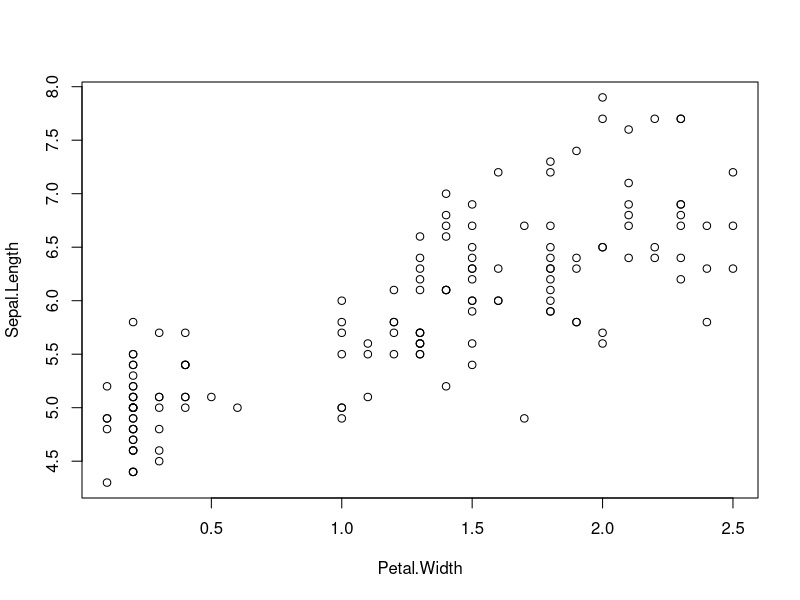
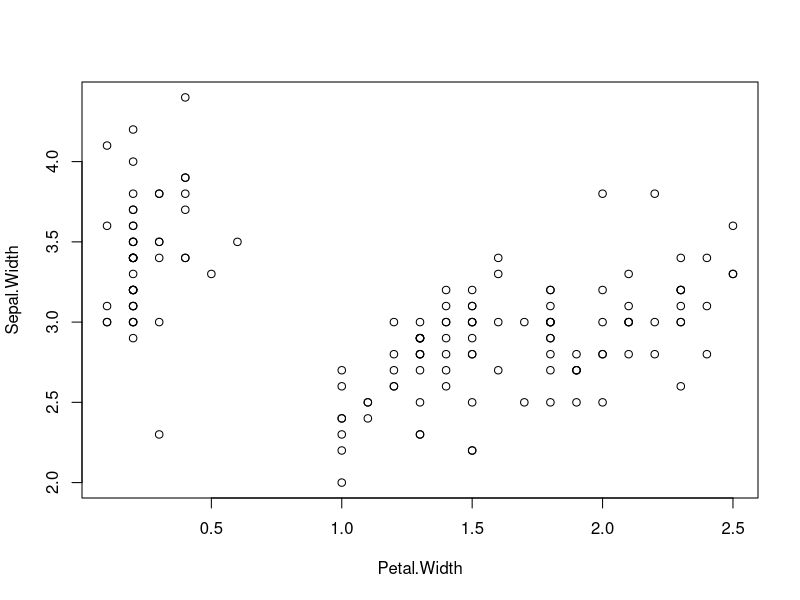

These figures' R source, in order: (Note: this script raises an error after producing the figures.)
# RStudio 1

data <- read.table(file = "cereal.csv", header = TRUE, sep = ",")
plot(Sepal.Length ~ Petal.Width, data = iris)

plot(Sepal.Width ~ Petal.Width, data = iris)

# iris dataset -- якісні змінні в останній колонці
summary(iris)
##   Sepal.Length    Sepal.Width     Petal.Length    Petal.Width          Species  
##  Min.   :4.300   Min.   :2.000   Min.   :1.000   Min.   :0.100   setosa    :50  
##  1st Qu.:5.100   1st Qu.:2.800   1st Qu.:1.600   1st Qu.:0.300   versicolor:50  
##  Median :5.800   Median :3.000   Median :4.350   Median :1.300   virginica :50  
##  Mean   :5.843   Mean   :3.057   Mean   :3.758   Mean   :1.199                  
##  3rd Qu.:6.400   3rd Qu.:3.300   3rd Qu.:5.100   3rd Qu.:1.800                  
##  Max.   :7.900   Max.   :4.400   Max.   :6.900   Max.   :2.500

# Короткий зміст лінійної моделі
mod1 <- lm(Sepal.Length ~ ., data = iris)
summary(mod1)
## 
## Call:
## lm(formula = Sepal.Length ~ ., data = iris)
## 
## Residuals:
##      Min       1Q   Median       3Q      Max 
## -0.79424 -0.21874  0.00899  0.20255  0.73103 
## 
## Coefficients:
##                   Estimate Std. Error t value Pr(>|t|)    
## (Intercept)        2.17127    0.27979   7.760 1.43e-12 ***
## Sepal.Width        0.49589    0.08607   5.761 4.87e-08 ***
## Petal.Length       0.82924    0.06853  12.101  < 2e-16 ***
## Petal.Width       -0.31516    0.15120  -2.084  0.03889 *  
## Speciesversicolor -0.72356    0.24017  -3.013  0.00306 ** 
## Speciesvirginica  -1.02350    0.33373  -3.067  0.00258 ** 
## ---
## Signif. codes:  0 '***' 0.001 '**' 0.01 '*' 0.05 '.' 0.1 ' ' 1
## 
## Residual standard error: 0.3068 on 144 degrees of freedom
## Multiple R-squared:  0.8673, Adjusted R-squared:  0.8627 
## F-statistic: 188.3 on 5 and 144 DF,  p-value: < 2.2e-16
# Speciesversicolor (D1): -0,72356. Середній приріст
# Sepal.Length коли вид має versicolor замість setosa (еталон)
# Speciesvirginica (D2): -1.02350. Середній приріст
# Sepal.Length коли вид є virginica замість setosa (еталон)
# Обидві фіктивні змінні є значущими

# Як встановити інший рівень як еталонний (versicolor)
iris$Species <- relevel(data$fat, ref = "versicolor")

# Ті самі оцінки, крім фіктивних коефіцієнтів
mod2 <- lm(Sepal.Length ~ ., data = iris)
summary(mod2)
## 
## Call:
## lm(formula = Sepal.Length ~ ., data = iris)
## 
## Residuals:
##      Min       1Q   Median       3Q      Max 
## -0.79424 -0.21874  0.00899  0.20255  0.73103 
## 
## Coefficients:
##                  Estimate Std. Error t value Pr(>|t|)    
## (Intercept)       1.44770    0.28149   5.143 8.68e-07 ***
## Sepal.Width       0.49589    0.08607   5.761 4.87e-08 ***
## Petal.Length      0.82924    0.06853  12.101  < 2e-16 ***
## Petal.Width      -0.31516    0.15120  -2.084  0.03889 *  
## Speciessetosa     0.72356    0.24017   3.013  0.00306 ** 
## Speciesvirginica -0.29994    0.11898  -2.521  0.01280 *  
## ---
## Signif. codes:  0 '***' 0.001 '**' 0.01 '*' 0.05 '.' 0.1 ' ' 1
## 
## Residual standard error: 0.3068 on 144 degrees of freedom
## Multiple R-squared:  0.8673, Adjusted R-squared:  0.8627 
## F-statistic: 188.3 on 5 and 144 DF,  p-value: < 2.2e-16
# Speciessetosa (D1) коефіцієнт: 0.72356. Середній приріст
# Sepal.Length коли вид - setosa замість versicolor (еталон)
# Speciesvirginica (D2) коефіцієнт: -0.29994. Середній приріст
# Sepal.Length коли вид - virginica замість versicolor (еталон)
# Обидві фіктивні змінні є значущими

# Коефіцієнти моделі
confint(mod2)
##                       2.5 %      97.5 %
## (Intercept)       0.8913266  2.00408209
## Sepal.Width       0.3257653  0.66601260
## Petal.Length      0.6937939  0.96469395
## Petal.Width      -0.6140049 -0.01630542
## Speciessetosa     0.2488500  1.19827390
## Speciesvirginica -0.5351144 -0.06475727
# Коефіцієнти Speciessetosa і Speciesvirginica 
# суттєві, позитивні та негативні відповідно

# Показати фіктивні змінні, використані для кодування якісної змінної
contrasts(iris$Species)
##            setosa virginica
## versicolor      0         0
## setosa          1         0
## virginica       0         1
iris$Species <- relevel(iris$Species, ref = "setosa")
contrasts(iris$Species)
##            versicolor virginica
## setosa              0         0
## versicolor          1         0
## virginica           0         1

data$STR <- as.numeric(data$fat >= 2)


modIris <- lm(data$rating ~ data$fat)
plot(rating ~ calories, data = data, col = as.integer(data$STR) +2)
abline(a = modIris$coefficients[1], b = modIris$coefficients[2], lwd = 2)

modIris_Species <- lm(Sepal.Width ~ Petal.Width + Species, data = iris)
abline(a = modIris_Species$coefficients[1], b = modIris_Species$coefficients[2], col = 2, lwd = 1)
abline(a = modIris_Species$coefficients[1] + modIris_Species$coefficients[3], b = modIris_Species$coefficients[2], col = 3, lwd = 1)
abline(a = modIris_Species$coefficients[1] + modIris_Species$coefficients[4], b = modIris_Species$coefficients[2], col = 4, lwd = 1)


#==================================================================

# RStudio 2

# Завантажте набір даних Бостона
data(Boston, package = "MASS")

# Структура даних
str(Boston)
## 'data.frame':    506 obs. of  14 variables:
##  $ crim   : num  0.00632 0.02731 0.02729 0.03237 0.06905 ...
##  $ zn     : num  18 0 0 0 0 0 12.5 12.5 12.5 12.5 ...
##  $ indus  : num  2.31 7.07 7.07 2.18 2.18 2.18 7.87 7.87 7.87 7.87 ...
##  $ chas   : int  0 0 0 0 0 0 0 0 0 0 ...
##  $ nox    : num  0.538 0.469 0.469 0.458 0.458 0.458 0.524 0.524 0.524 0.524 ...
##  $ rm     : num  6.58 6.42 7.18 7 7.15 ...
##  $ age    : num  65.2 78.9 61.1 45.8 54.2 58.7 66.6 96.1 100 85.9 ...
##  $ dis    : num  4.09 4.97 4.97 6.06 6.06 ...
##  $ rad    : int  1 2 2 3 3 3 5 5 5 5 ...
##  $ tax    : num  296 242 242 222 222 222 311 311 311 311 ...
##  $ ptratio: num  15.3 17.8 17.8 18.7 18.7 18.7 15.2 15.2 15.2 15.2 ...
##  $ black  : num  397 397 393 395 397 ...
##  $ lstat  : num  4.98 9.14 4.03 2.94 5.33 ...
##  $ medv   : num  24 21.6 34.7 33.4 36.2 28.7 22.9 27.1 16.5 18.9 ...
# chas є фіктивною змінною, що вимірює, якщо передмістя знаходиться близько до річки (1)
#  якщо ні (0). У цьому випадку він кодується не як коефіцієнт, а як 0 чи 1
# (це dummyfied)
Boston$chas
Boston$rad
# Короткий зміст лінійної моделі
mod <- lm(medv ~ chas + crim, data = Boston)
summary(mod)
## 
## Call:
## lm(formula = medv ~ chas + crim, data = Boston)
## 
## Residuals:
##     Min      1Q  Median      3Q     Max 
## -16.540  -5.421  -1.878   2.575  30.134 
## 
## Coefficients:
##             Estimate Std. Error t value Pr(>|t|)    
## (Intercept) 23.61403    0.41862  56.409  < 2e-16 ***
## chas         5.57772    1.46926   3.796 0.000165 ***
## crim        -0.40598    0.04339  -9.358  < 2e-16 ***
## ---
## Signif. codes:  0 '***' 0.001 '**' 0.01 '*' 0.05 '.' 0.1 ' ' 1
## 
## Residual standard error: 8.373 on 503 degrees of freedom
## Multiple R-squared:  0.1744, Adjusted R-squared:  0.1712 
## F-statistic: 53.14 on 2 and 503 DF,  p-value: < 2.2e-16
# Коефіцієнт, пов'язаний з chas є 5.57772. Це означає, що якщо передмістя 
# знаходиться недалеко від річки, середнє значення medv зростає в 5,57772 одиниць 
# для того самого будинку та сусідніх умов. (присутність річки додає цінну 
# інформацію для пояснення medv)

modHouse <- lm(medv ~ ., data = Boston)
modBIC <- MASS::stepAIC(modHouse, k = log(nrow(Boston)))

# Короткий зміст найкращої моделі з точки зору BIC
summary(modBIC)
## 
## Call:
## lm(formula = medv ~ crim + zn + chas + nox + rm + dis + rad + 
##     tax + ptratio + black + lstat, data = Boston)
## 
## Residuals:
##      Min       1Q   Median       3Q      Max 
## -15.5984  -2.7386  -0.5046   1.7273  26.2373 
## 
## Coefficients:
##               Estimate Std. Error t value Pr(>|t|)    
## (Intercept)  36.341145   5.067492   7.171 2.73e-12 ***
## crim         -0.108413   0.032779  -3.307 0.001010 ** 
## zn            0.045845   0.013523   3.390 0.000754 ***
## chas          2.718716   0.854240   3.183 0.001551 ** 
## nox         -17.376023   3.535243  -4.915 1.21e-06 ***
## rm            3.801579   0.406316   9.356  < 2e-16 ***
## dis          -1.492711   0.185731  -8.037 6.84e-15 ***
## rad           0.299608   0.063402   4.726 3.00e-06 ***
## tax          -0.011778   0.003372  -3.493 0.000521 ***
## ptratio      -0.946525   0.129066  -7.334 9.24e-13 ***
## black         0.009291   0.002674   3.475 0.000557 ***
## lstat        -0.522553   0.047424 -11.019  < 2e-16 ***
## ---
## Signif. codes:  0 '***' 0.001 '**' 0.01 '*' 0.05 '.' 0.1 ' ' 1
## 
## Residual standard error: 4.736 on 494 degrees of freedom
## Multiple R-squared:  0.7406, Adjusted R-squared:  0.7348 
## F-statistic: 128.2 on 11 and 494 DF,  p-value: < 2.2e-16
# Коефіцієнт, пов'язаний з chas є 2.71871. Якщо передмістя знаходиться недалеко 
# від річки, середнє значення medv зростає на 2,71871 одиниць часу, 
#також є значним за наявності більшої кількості предикторів.

Boston$STR <- as.numeric(Boston$nox >= mean(Boston$nox))

mod_0 <- lm(medv ~ nox, data = Boston)
plot(medv ~ nox, data = Boston, col = as.integer(STR) + 1)

mod_10 <- lm(medv ~ lstat, data = Boston)
plot(medv ~ lstat, data = Boston, col = as.integer(STR) + 1)

mod_1 <- lm(medv ~ lstat + STR, data = Boston)
summary(mod_1)

mod_10 <- lm(medv ~ lstat, data = Boston)
plot(medv ~ lstat, data = Boston, col = as.integer(STR) + 1)
abline(a = mod_10$coefficients[1], b = mod_10$coefficients[2], lwd = 1)

mod_11 <- lm(medv ~ lstat + STR, data = Boston)
abline(a = mod_11$coefficients[1], b = mod_11$coefficients[2], col = 5, lwd = 1)
abline(a = mod_11$coefficients[1] + mod_11$coefficients[3], b = mod_11$coefficients[2], col = 2, lwd = 1)
as.factor()

car::scatterplotMatrix(~ crim + dis + medv + nox + rm, regLine = list(col = 2),
                       col = 1, smooth = list(col.smooth = 4, col.spread = 4),
                       data = Boston)

mod_11 <- lm(medv ~ crim, data = Boston)
plot(medv ~ crim, data = Boston )
abline(a = mod_11$coefficients[1], b = mod_11$coefficients[2], lwd = 1)
summary(mod_11)

mod_12 <- lm(medv ~ I(exp(-crim)), data = Boston)
plot(medv ~ I(exp(-crim)), data = Boston )
abline(a = mod_12$coefficients[1], b = mod_12$coefficients[2], lwd = 1)
summary(mod_12)

plot(medv ~ dis, data = Boston )

mod_13 <- lm(medv ~ I(log(dis)), data = Boston)
plot(medv ~ I(log(dis)), data = Boston )
abline(a = mod_13$coefficients[1], b = mod_13$coefficients[2], lwd = 1)
summary(mod_13)

mod_14 <- lm(medv ~ dis, data = Boston)
plot(medv ~ dis, data = Boston )
abline(a = mod_11$coefficients[1], b = mod_11$coefficients[2], lwd = 1)
summary(mod_14)
#============================================================

# RStudio 3

# Дані
x <- c(-2, -1.9, -1.7, -1.6, -1.4, -1.3, -1.1, -1, -0.9, -0.7, -0.6,
       -0.4, -0.3, -0.1, 0, 0.1, 0.3, 0.4, 0.6, 0.7, 0.9, 1, 1.1, 1.3,
       1.4, 1.6, 1.7, 1.9, 2, 2.1, 2.3, 2.4, 2.6, 2.7, 2.9, 3, 3.1,
       3.3, 3.4, 3.6, 3.7, 3.9, 4, 4.1, 4.3, 4.4, 4.6, 4.7, 4.9, 5)
y <- c(1.4, 0.4, 2.4, 1.7, 2.4, 0, 0.3, -1, 1.3, 0.2, -0.7, 1.2, -0.1,
       -1.2, -0.1, 1, -1.1, -0.9, 0.1, 0.8, 0, 1.7, 0.3, 0.8, 1.2, 1.1,
       2.5, 1.5, 2, 3.8, 2.4, 2.9, 2.7, 4.2, 5.8, 4.7, 5.3, 4.9, 5.1,
       6.3, 8.6, 8.1, 7.1, 7.9, 8.4, 9.2, 12, 10.5, 8.7, 13.5)

# База даних (матриця з назвами стовпця)
nonLinear <- data.frame(x = x, y = y)

# Ми створюємо нову колонку всередині нелінійної бази, називається X2, 
# що містить нову змінну x ^ 2
nonLinear$x2 <- nonLinear$x^2
# Якщо бажаєте видалити їх
# nonLinear$x2 <- NULL

plot(y ~ x2, data = nonLinear)

# Регресії
mod1 <- lm(y ~ x, data = nonLinear)
plot(y ~ x, data = nonLinear)
abline(mod1)

mod2 <- lm(y ~ x2, data = nonLinear)
plot(y ~ x2, data = nonLinear)
abline(mod2)

summary(mod1)
## 
## Call:
## lm(formula = y ~ x, data = nonLinear)
## 
## Residuals:
##     Min      1Q  Median      3Q     Max 
## -2.5268 -1.7513 -0.4017  0.9750  5.0265 
## 
## Coefficients:
##             Estimate Std. Error t value Pr(>|t|)    
## (Intercept)   0.9771     0.3506   2.787   0.0076 ** 
## x             1.4993     0.1374  10.911 1.35e-14 ***
## ---
## Signif. codes:  0 '***' 0.001 '**' 0.01 '*' 0.05 '.' 0.1 ' ' 1
## 
## Residual standard error: 2.005 on 48 degrees of freedom
## Multiple R-squared:  0.7126, Adjusted R-squared:  0.7067 
## F-statistic:   119 on 1 and 48 DF,  p-value: 1.353e-14
summary(mod2)
## 
## Call:
## lm(formula = y ~ x2, data = nonLinear)
## 
## Residuals:
##     Min      1Q  Median      3Q     Max 
## -3.0418 -0.5523 -0.1465  0.6286  1.8797 
## 
## Coefficients:
##             Estimate Std. Error t value Pr(>|t|)    
## (Intercept)  0.05891    0.18462   0.319    0.751    
## x2           0.48659    0.01891  25.725   <2e-16 ***
## ---
## Signif. codes:  0 '***' 0.001 '**' 0.01 '*' 0.05 '.' 0.1 ' ' 1
## 
## Residual standard error: 0.9728 on 48 degrees of freedom
## Multiple R-squared:  0.9324, Adjusted R-squared:  0.931 
## F-statistic: 661.8 on 1 and 48 DF,  p-value: < 2.2e-16
# mod2 має більший R^2. Також зверніть увагу, що вільний коефіцієнт не є істотним

# Еквіварентна операція і одинаковий результат
summary(lm(y ~ I(x^2), data = nonLinear))
plot(y ~ x^2, data = nonLinear)

# Якщо потрібно зробити складніші перетворення, наприклад для 3)
summary(lm(y ~ I((x - 1)^3 - log(x + 5 )), data = nonLinear))
plot(y ~ I((x + 1)^3 - log(x + 5 )), data = nonLinear)

#===============================================================

# Створення матриці за допомогою фукції poly

x1 <- seq(-1, 1, l = 4)
poly(x = x1, degree = 2, raw = TRUE) # (X, X^2)
##               1         2
## [1,] -1.0000000 1.0000000
## [2,] -0.3333333 0.1111111
## [3,]  0.3333333 0.1111111
## [4,]  1.0000000 1.0000000
## attr(,"degree")
## [1] 1 2
## attr(,"class")
## [1] "poly"   "matrix"
poly(x = x1, degree = 2) # За замовчуванням він використовує ортогональні поліноми
##               1    2
## [1,] -0.6708204  0.5
## [2,] -0.2236068 -0.5
## [3,]  0.2236068 -0.5
## [4,]  0.6708204  0.5
## attr(,"coefs")
## attr(,"coefs")$alpha
## [1] -5.551115e-17 -4.649059e-17
## 
## attr(,"coefs")$norm2
## [1] 1.0000000 4.0000000 2.2222222 0.7901235
## 
## attr(,"degree")
## [1] 1 2
## attr(,"class")
## [1] "poly"   "matrix"

# Зображення чистих поліномів
x <- seq(-1, 1, l = 200)
degree <- 5
matplot(x, poly(x, degree = degree, raw = TRUE), type = "l", lty = 1,
        ylab = expression(x^k))
legend("bottomright", legend = paste("k =", 1:degree), col = 1:degree, lwd = 2)

# Зображення ортогональних поліномів
matplot(x, poly(x, degree = degree), type = "l", lty = 1,
        ylab = expression(p[k](x)))
legend("bottomright", legend = paste("k =", 1:degree), col = 1:degree, lwd = 2)

#=======================================================================

# RStudio 4
# Дані, що містять швидкість (миль/год) та зупиночний шлях (фути) автомобілів з 1920 року
data(cars)
plot(cars, xlab = "Speed (mph)", ylab = "Stopping distance (ft)")

# Відпавідна лінійна модель дистрибутивній швидкості
mod1 <- lm(dist ~ speed, data = cars)
abline(coef = mod1$coefficients, col = 2)

# Квадратичний
mod2 <- lm(dist ~ poly(speed, degree = 2), data = cars)
# Пристосованість - це не лінія, ми повинні шукати альтернативний підхід
d <- seq(0, 25, length.out = 200)
lines(d, predict(mod2, new = data.frame(speed = d)), col = 3)

# Кубічний
mod3 <- lm(dist ~ poly(speed, degree = 3), data = cars)
lines(d, predict(mod3, new = data.frame(speed = d)), col = 4)

# 10-й -- перенавчення
mod10 <- lm(dist ~ poly(speed, degree = 10), data = cars)
lines(d, predict(mod10, new = data.frame(speed = d)), col = 5)

#-------------------------------------------------------------

# BICs -- лінійна модель краща!
BIC(mod1, mod2, mod3, mod10)
##       df      BIC
## mod1   3 424.8929
## mod2   4 426.4202
## mod3   5 429.4451
## mod10 12 450.3523

# poly обчислює за замовчуванням ортогональні многочлени. Це не 
# X^1, X^2, ..., X^p але їх комбінації такі, що поліноми ортогональні.
# 'Raw' поліноми можливі з raw = TRUE. Вони дають тіж результати, але оцінки 
# коефіцієнта різні.
mod2Raw <- lm(dist ~ poly(speed, degree = 2, raw = TRUE), data = cars)
plot(cars, xlab = "Speed (mph)", ylab = "Stopping distance (ft)")
lines(d, predict(mod2, new = data.frame(speed = d)), col = 1)
lines(d, predict(mod2Raw, new = data.frame(speed = d)), col = 2)

#-----------------------------------------------------------------------

# Однак: різні оцінки коефіцієнтів, але однакові R ^ 2. Як це можливо?
summary(mod2)
## 
## Call:
## lm(formula = dist ~ poly(speed, degree = 2), data = cars)
## 
## Residuals:
##     Min      1Q  Median      3Q     Max 
## -28.720  -9.184  -3.188   4.628  45.152 
## 
## Coefficients:
##                          Estimate Std. Error t value Pr(>|t|)    
## (Intercept)                42.980      2.146  20.026  < 2e-16 ***
## poly(speed, degree = 2)1  145.552     15.176   9.591 1.21e-12 ***
## poly(speed, degree = 2)2   22.996     15.176   1.515    0.136    
## ---
## Signif. codes:  0 '***' 0.001 '**' 0.01 '*' 0.05 '.' 0.1 ' ' 1
## 
## Residual standard error: 15.18 on 47 degrees of freedom
## Multiple R-squared:  0.6673, Adjusted R-squared:  0.6532 
## F-statistic: 47.14 on 2 and 47 DF,  p-value: 5.852e-12
summary(mod2Raw)
## 
## Call:
## lm(formula = dist ~ poly(speed, degree = 2, raw = TRUE), data = cars)
## 
## Residuals:
##     Min      1Q  Median      3Q     Max 
## -28.720  -9.184  -3.188   4.628  45.152 
## 
## Coefficients:
##                                      Estimate Std. Error t value Pr(>|t|)
## (Intercept)                           2.47014   14.81716   0.167    0.868
## poly(speed, degree = 2, raw = TRUE)1  0.91329    2.03422   0.449    0.656
## poly(speed, degree = 2, raw = TRUE)2  0.09996    0.06597   1.515    0.136
## 
## Residual standard error: 15.18 on 47 degrees of freedom
## Multiple R-squared:  0.6673, Adjusted R-squared:  0.6532 
## F-statistic: 47.14 on 2 and 47 DF,  p-value: 5.852e-12

# Оскільки змінні в mod2Raw тісно пов’язані між собою, 
# а змінні в mod2 не пов’язані!
car::scatterplotMatrix(mod2$model[, -1], col = 1, regLine = list(col = 2),
                       smooth = list(col.smooth = 4, col.spread = 4))
car::scatterplotMatrix(mod2Raw$model[, -1],col = 1, regLine = list(col = 2),
                       smooth = list(col.smooth = 4, col.spread = 4))
cor(mod2$model[, -1])
##              1            2
## 1 1.000000e+00 4.686464e-17
## 2 4.686464e-17 1.000000e+00
cor(mod2Raw$model[, -1])
##           1         2
## 1 1.0000000 0.9794765
## 2 0.9794765 1.0000000

#========================================================================

# RStudio 5

data(Boston, package = "MASS")
# Взаємодія між lstat та age
summary(lm(medv ~ lstat + lstat:age, data = Boston))
## 
## Call:
## lm(formula = medv ~ lstat + lstat:age, data = Boston)
## 
## Residuals:
##     Min      1Q  Median      3Q     Max 
## -15.815  -4.039  -1.335   2.086  27.491 
## 
## Coefficients:
##              Estimate Std. Error t value Pr(>|t|)    
## (Intercept) 36.041514   0.691334  52.133  < 2e-16 ***
## lstat       -1.388161   0.126911 -10.938  < 2e-16 ***
## lstat:age    0.004103   0.001133   3.621 0.000324 ***
## ---
## Signif. codes:  0 '***' 0.001 '**' 0.01 '*' 0.05 '.' 0.1 ' ' 1
## 
## Residual standard error: 6.142 on 503 degrees of freedom
## Multiple R-squared:  0.5557, Adjusted R-squared:  0.554 
## F-statistic: 314.6 on 2 and 503 DF,  p-value: < 2.2e-16

# Для одиниці приросту у age ефект lstat у відповіді позитивно збільшується 
# на 0,004103 одиниці, зміщуючись від -1,388161 до -1,384058


# Таким чином, із збільшенням віку lstat впливає менш негативно на medv. 
# Зверніть увагу, що однакова інтерпретація НЕ виконується, якщо ми змінюємо ролі 
# age та lstat, оскільки age не є єдиним предиктором!

# Взаємодія першого порядку
summary(lm(medv ~ lstat * age, data = Boston))
## 
## Call:
## lm(formula = medv ~ lstat * age, data = Boston)
## 
## Residuals:
##     Min      1Q  Median      3Q     Max 
## -15.806  -4.045  -1.333   2.085  27.552 
## 
## Coefficients:
##               Estimate Std. Error t value Pr(>|t|)    
## (Intercept) 36.0885359  1.4698355  24.553  < 2e-16 ***
## lstat       -1.3921168  0.1674555  -8.313 8.78e-16 ***
## age         -0.0007209  0.0198792  -0.036   0.9711    
## lstat:age    0.0041560  0.0018518   2.244   0.0252 *  
## ---
## Signif. codes:  0 '***' 0.001 '**' 0.01 '*' 0.05 '.' 0.1 ' ' 1
## 
## Residual standard error: 6.149 on 502 degrees of freedom
## Multiple R-squared:  0.5557, Adjusted R-squared:  0.5531 
## F-statistic: 209.3 on 3 and 502 DF,  p-value: < 2.2e-16

# Взаємодія другого порядку
summary(lm(medv ~ lstat * age * indus, data = Boston))

## 
## Call:
## lm(formula = medv ~ lstat * age * indus, data = Boston)
## 
## Residuals:
##      Min       1Q   Median       3Q      Max 
## -15.1549  -3.6437  -0.8427   2.1991  24.8751 
## 
## Coefficients:
##                  Estimate Std. Error t value Pr(>|t|)    
## (Intercept)     46.103752   2.891173  15.946  < 2e-16 ***
## lstat           -2.641475   0.372223  -7.096 4.43e-12 ***
## age             -0.042300   0.041668  -1.015  0.31051    
## indus           -1.849829   0.380252  -4.865 1.54e-06 ***
## lstat:age        0.014249   0.004437   3.211  0.00141 ** 
## lstat:indus      0.177418   0.037647   4.713 3.18e-06 ***
## age:indus        0.014332   0.004386   3.268  0.00116 ** 
## lstat:age:indus -0.001621   0.000408  -3.973 8.14e-05 ***
## ---
## Signif. codes:  0 '***' 0.001 '**' 0.01 '*' 0.05 '.' 0.1 ' ' 1
## 
## Residual standard error: 5.929 on 498 degrees of freedom
## Multiple R-squared:  0.5901, Adjusted R-squared:  0.5844 
## F-statistic: 102.4 on 7 and 498 DF,  p-value: < 2.2e-16

#---------------------------------------------------------

#RStudio 6

# Включіть взаємодії першого порядку в пошук найкращої моделі з точки зору BIC, 
# а не лише окремих предикторів
modHouse <- lm(medv ~ ., data = Boston)
modBIC <- MASS::stepAIC(modHouse, k = log(nrow(Boston)), trace = 0)

modIntBIC <- MASS::stepAIC(object = lm(medv ~ ., data = Boston),
                           scope = medv ~ .^2, k = log(nobs(modBIC)), trace = 0)
summary(modIntBIC)
## 
## Call:
## lm(formula = medv ~ crim + indus + chas + nox + rm + age + dis + 
##     rad + tax + ptratio + black + lstat + rm:lstat + rad:lstat + 
##     rm:rad + dis:rad + black:lstat + dis:ptratio + crim:chas + 
##     chas:nox + chas:rm + chas:ptratio + rm:ptratio + age:black + 
##     indus:dis + indus:lstat + crim:rm + crim:lstat, data = Boston)
## 
## Residuals:
##     Min      1Q  Median      3Q     Max 
## -8.5845 -1.6797 -0.3157  1.5433 19.4311 
## 
## Coefficients:
##                Estimate Std. Error t value Pr(>|t|)    
## (Intercept)  -9.673e+01  1.350e+01  -7.167 2.93e-12 ***
## crim         -1.454e+00  3.147e-01  -4.620 4.95e-06 ***
## indus         7.647e-01  1.237e-01   6.182 1.36e-09 ***
## chas          6.341e+01  1.115e+01   5.687 2.26e-08 ***
## nox          -1.691e+01  3.020e+00  -5.598 3.67e-08 ***
## rm            1.946e+01  1.730e+00  11.250  < 2e-16 ***
## age           2.233e-01  5.898e-02   3.786 0.000172 ***
## dis          -2.462e+00  6.776e-01  -3.634 0.000309 ***
## rad           3.461e+00  3.109e-01  11.132  < 2e-16 ***
## tax          -1.401e-02  2.536e-03  -5.522 5.52e-08 ***
## ptratio       1.207e+00  7.085e-01   1.704 0.089111 .  
## black         7.946e-02  1.262e-02   6.298 6.87e-10 ***
## lstat         2.939e+00  2.707e-01  10.857  < 2e-16 ***
## rm:lstat     -3.793e-01  3.592e-02 -10.559  < 2e-16 ***
## rad:lstat    -4.804e-02  4.465e-03 -10.760  < 2e-16 ***
## rm:rad       -3.490e-01  4.370e-02  -7.986 1.05e-14 ***
## dis:rad      -9.236e-02  2.603e-02  -3.548 0.000427 ***
## black:lstat  -8.337e-04  3.355e-04  -2.485 0.013292 *  
## dis:ptratio   1.371e-01  3.719e-02   3.686 0.000254 ***
## crim:chas     2.544e+00  3.813e-01   6.672 7.01e-11 ***
## chas:nox     -3.706e+01  6.202e+00  -5.976 4.48e-09 ***
## chas:rm      -3.774e+00  7.402e-01  -5.099 4.94e-07 ***
## chas:ptratio -1.185e+00  3.701e-01  -3.203 0.001451 ** 
## rm:ptratio   -3.792e-01  1.067e-01  -3.555 0.000415 ***
## age:black    -7.107e-04  1.552e-04  -4.578 5.99e-06 ***
## indus:dis    -1.316e-01  2.533e-02  -5.197 3.00e-07 ***
## indus:lstat  -2.580e-02  5.204e-03  -4.959 9.88e-07 ***
## crim:rm       1.605e-01  4.001e-02   4.011 7.00e-05 ***
## crim:lstat    1.511e-02  4.954e-03   3.051 0.002408 ** 
## ---
## Signif. codes:  0 '***' 0.001 '**' 0.01 '*' 0.05 '.' 0.1 ' ' 1
## 
## Residual standard error: 3.045 on 477 degrees of freedom
## Multiple R-squared:  0.8964, Adjusted R-squared:  0.8904 
## F-statistic: 147.5 on 28 and 477 DF,  p-value: < 2.2e-16

# Видалення ввиразів у modIntBIC не покращує

MASS::dropterm(modIntBIC, k = log(nobs(modIntBIC)), sorted = TRUE)
## Single term deletions
## 
## Model:
## medv ~ crim + indus + chas + nox + rm + age + dis + rad + tax + 
##     ptratio + black + lstat + rm:lstat + rad:lstat + rm:rad + 
##     dis:rad + black:lstat + dis:ptratio + crim:chas + chas:nox + 
##     chas:rm + chas:ptratio + rm:ptratio + age:black + indus:dis + 
##     indus:lstat + crim:rm + crim:lstat
##              Df Sum of Sq    RSS    AIC
## <none>                    4423.7 1277.7
## black:lstat   1     57.28 4481.0 1278.0
## crim:lstat    1     86.33 4510.1 1281.2
## chas:ptratio  1     95.15 4518.9 1282.2
## dis:rad       1    116.73 4540.5 1284.6
## rm:ptratio    1    117.23 4541.0 1284.7
## dis:ptratio   1    126.00 4549.7 1285.7
## crim:rm       1    149.24 4573.0 1288.2
## age:black     1    194.40 4618.1 1293.2
## indus:lstat   1    228.05 4651.8 1296.9
## chas:rm       1    241.11 4664.8 1298.3
## indus:dis     1    250.51 4674.2 1299.3
## tax           1    282.77 4706.5 1302.8
## chas:nox      1    331.19 4754.9 1308.0
## crim:chas     1    412.86 4836.6 1316.6
## rm:rad        1    591.45 5015.2 1335.0
## rm:lstat      1   1033.93 5457.7 1377.7
## rad:lstat     1   1073.80 5497.5 1381.4

# Ні включенням інших взаємодій термінів
MASS::addterm(modIntBIC, scope = lm(medv ~ .^2, data = Boston),
              k = log(nobs(modIntBIC)), sorted = TRUE)
## Single term additions
## 
## Model:
## medv ~ crim + indus + chas + nox + rm + age + dis + rad + tax + 
##     ptratio + black + lstat + rm:lstat + rad:lstat + rm:rad + 
##     dis:rad + black:lstat + dis:ptratio + crim:chas + chas:nox + 
##     chas:rm + chas:ptratio + rm:ptratio + age:black + indus:dis + 
##     indus:lstat + crim:rm + crim:lstat
##               Df Sum of Sq    RSS    AIC
## <none>                     4423.7 1277.7
## nox:age        1    52.205 4371.5 1277.9
## chas:lstat     1    50.231 4373.5 1278.1
## crim:nox       1    50.002 4373.7 1278.2
## indus:tax      1    46.182 4377.6 1278.6
## nox:rad        1    42.822 4380.9 1279.0
## tax:ptratio    1    37.105 4386.6 1279.6
## age:lstat      1    29.825 4393.9 1280.5
## rm:tax         1    27.221 4396.5 1280.8
## nox:rm         1    25.099 4398.6 1281.0
## nox:ptratio    1    17.994 4405.7 1281.8
## rm:age         1    16.956 4406.8 1282.0
## crim:black     1    15.566 4408.2 1282.1
## dis:tax        1    13.336 4410.4 1282.4
## dis:lstat      1    10.944 4412.8 1282.7
## rm:black       1     9.909 4413.8 1282.8
## rm:dis         1     9.312 4414.4 1282.8
## crim:indus     1     8.458 4415.3 1282.9
## tax:lstat      1     7.891 4415.8 1283.0
## ptratio:black  1     7.769 4416.0 1283.0
## rad:black      1     7.327 4416.4 1283.1
## age:ptratio    1     6.857 4416.9 1283.1
## age:tax        1     5.785 4417.9 1283.2
## nox:dis        1     5.727 4418.0 1283.2
## age:dis        1     5.618 4418.1 1283.3
## nox:tax        1     5.579 4418.2 1283.3
## crim:dis       1     5.376 4418.4 1283.3
## tax:black      1     4.867 4418.9 1283.3
## indus:age      1     4.554 4419.2 1283.4
## indus:rm       1     4.089 4419.6 1283.4
## indus:ptratio  1     4.082 4419.6 1283.4
## zn             1     3.919 4419.8 1283.5
## chas:tax       1     3.918 4419.8 1283.5
## rad:tax        1     3.155 4420.6 1283.5
## age:rad        1     3.085 4420.6 1283.5
## nox:black      1     2.939 4420.8 1283.6
## ptratio:lstat  1     2.469 4421.3 1283.6
## indus:chas     1     2.359 4421.4 1283.6
## chas:black     1     1.940 4421.8 1283.7
## indus:nox      1     1.440 4422.3 1283.7
## indus:black    1     1.177 4422.6 1283.8
## chas:rad       1     0.757 4423.0 1283.8
## chas:age       1     0.757 4423.0 1283.8
## crim:rad       1     0.678 4423.1 1283.8
## nox:lstat      1     0.607 4423.1 1283.8
## rad:ptratio    1     0.567 4423.2 1283.8
## crim:age       1     0.348 4423.4 1283.9
## indus:rad      1     0.219 4423.5 1283.9
## dis:black      1     0.077 4423.7 1283.9
## crim:ptratio   1     0.019 4423.7 1283.9
## crim:tax       1     0.004 4423.7 1283.9
## chas:dis       1     0.004 4423.7 1283.9

#-------------------

#RStudio 7

# Налаштування групи
col <- Boston$chas + 3
cex <- 0.5 + 0.25 * Boston$chas

# 1. Немає фіктивних змінних
(mod1 <- lm(medv ~ lstat, data = Boston))
## 
## Call:
## lm(formula = medv ~ lstat, data = Boston)
## 
## Coefficients:
## (Intercept)        lstat  
##       34.55        -0.95
plot(medv ~ lstat, data = Boston, col = col, pch = 16, cex = cex, main = "1")
abline(coef = mod1$coefficients, lwd = 2)

#-------------------------

# 2. Фіктивна змінна
(mod2 <- lm(medv ~ lstat + chas, data = Boston))
## 
## Call:
## lm(formula = medv ~ lstat + chas, data = Boston)
## 
## Coefficients:
## (Intercept)        lstat         chas  
##     34.0941      -0.9406       4.9200
plot(medv ~ lstat, data = Boston, col = col, pch = 16, cex = cex, main = "2")
abline(a = mod2$coefficients[1], b = mod2$coefficients[2], col = 3, lwd = 2)
abline(a = mod2$coefficients[1] + mod2$coefficients[3],
       b = mod2$coefficients[2], col = 4, lwd = 2)

#--------------------------

# 3. Фіктивна змінна, з взаємодією
(mod3 <- lm(medv ~ lstat * chas, data = Boston))
## 
## Call:
## lm(formula = medv ~ lstat * chas, data = Boston)
## 
## Coefficients:
## (Intercept)        lstat         chas   lstat:chas  
##     33.7672      -0.9150       9.8251      -0.4329
plot(medv ~ lstat, data = Boston, col = col, pch = 16, cex = cex, main = "3")
abline(a = mod3$coefficients[1], b = mod3$coefficients[2], col = 3, lwd = 2)
abline(a = mod3$coefficients[1] + mod3$coefficients[3],
       b = mod3$coefficients[2] + mod3$coefficients[4], col = 4, lwd = 2)

#------------------------------

# 4. Фіктивна змінна, присутня лише у взаємодії
(mod4 <- lm(medv ~ lstat + lstat:chas, data = Boston))
## 
## Call:
## lm(formula = medv ~ lstat + lstat:chas, data = Boston)
## 
## Coefficients:
## (Intercept)        lstat   lstat:chas  
##     34.4893      -0.9580       0.2128
plot(medv ~ lstat, data = Boston, col = col, pch = 16, cex = cex, main = "4")
abline(a = mod4$coefficients[1], b = mod4$coefficients[2], col = 3, lwd = 2)
abline(a = mod4$coefficients[1],
       b = mod4$coefficients[2] + mod4$coefficients[3], col = 4, lwd = 2)

#---------------------------------

# 5. Фіктивна змінна та відсутність предиктора
(mod5 <- lm(medv ~ chas, data = Boston))
## 
## Call:
## lm(formula = medv ~ chas, data = Boston)
## 
## Coefficients:
## (Intercept)         chas  
##      22.094        6.346
plot(medv ~ lstat, data = Boston, col = col, pch = 16, cex = cex, main = "5")
abline(a = mod5$coefficients[1], b = 0, col = 3, lwd = 2)
abline(a = mod5$coefficients[1] + mod5$coefficients[2], b = 0, col = 4, lwd = 2)

#------------------------------------

# 6. Фіктивна змінна. Взаємодія у вільному коефіцієнті та нахилі
(mod6 <- lm(medv ~ chas + lstat:chas, data = Boston))
## 
## Call:
## lm(formula = medv ~ chas + lstat:chas, data = Boston)
## 
## Coefficients:
## (Intercept)         chas   chas:lstat  
##      22.094       21.498       -1.348
plot(medv ~ lstat, data = Boston, col = col, pch = 16, cex = cex, main = "6")
abline(a = mod6$coefficients[1], b = 0, col = 3, lwd = 2)
abline(a = mod6$coefficients[1] + mod6$coefficients[2],
       b = mod6$coefficients[3], col = 4, lwd = 2)

#---------------------------------------

# 7. Фіктивна змінна. Взаємодія в нахилі
(mod7 <- lm(medv ~ lstat:chas, data = Boston))
## 
## Call:
## lm(formula = medv ~ lstat:chas, data = Boston)
## 
## Coefficients:
## (Intercept)   lstat:chas  
##    22.49484      0.04882
plot(medv ~ lstat, data = Boston, col = col, pch = 16, cex = cex, main = "7")
abline(a = mod7$coefficients[1], b = 0, col = 3, lwd = 2)
abline(a = mod7$coefficients[1], b = mod7$coefficients[2], col = 4, lwd = 2)

#--------------------------------------------------------------------------

#RStudio 8

# Моделюйте, використовуючи фіктивну змінну в повному наборі даних
lm(medv ~ lstat + chas + lstat:chas, data = Boston)
## 
## Call:
## lm(formula = medv ~ lstat + chas + lstat:chas, data = Boston)
## 
## Coefficients:
## (Intercept)        lstat         chas   lstat:chas  
##     33.7672      -0.9150       9.8251      -0.4329

# Індивідуальна модель для групи з chas == 0
lm(medv ~ lstat, data = Boston, subset = chas == 0)
## 
## Call:
## lm(formula = medv ~ lstat, data = Boston, subset = chas == 0)
## 
## Coefficients:
## (Intercept)        lstat  
##      33.767       -0.915
# Зверніть увагу, що вільний коефіцієнт та коефіцієнт lstat такі ж, як і раніше

# Індивідуальна модель для групи з chas == 1
lm(medv ~ lstat, data = Boston, subset = chas == 1)
## 
## Call:
## lm(formula = medv ~ lstat, data = Boston, subset = chas == 1)
## 
## Coefficients:
## (Intercept)        lstat  
##      43.592       -1.348
# Зверніть увагу, що вільний коефіцієнт та коефіцієнт lstat дорівнюють коефіцієнтам 
# із спільної моделі, плюс конкретні умови, пов'язані з chas

# ===========================================================

# RStudio 9

# Не враховує групи в даних
modIris <- lm(Sepal.Width ~ Petal.Width, data = iris)
modIris$coefficients
## (Intercept) Petal.Width 
##   3.3084256  -0.2093598

# Додавання взаємодії з групами
modIrisSpecies <- lm(Sepal.Width ~ Petal.Width * Species, data = iris)
modIrisSpecies$coefficients
##                   (Intercept)                   Petal.Width             Speciesversicolor              Speciesvirginica 
##                     3.2220507                     0.8371922                    -1.8491878                    -1.5272777 
## Petal.Width:Speciesversicolor  Petal.Width:Speciesvirginica 
##                     0.2164556                    -0.2057870

# Спільна лінія регресії показує негативну кореляцію, але кожна лінія регресії 
# групи показує позитивну кореляцію
plot(Sepal.Width ~ Petal.Width, data = iris, col = as.integer(Species) + 1,
     pch = 16)
abline(a = modIris$coefficients[1], b = modIris$coefficients[2], lwd = 2)
abline(a = modIrisSpecies$coefficients[1], b = modIrisSpecies$coefficients[2],
       col = 2, lwd = 2)
abline(a = modIrisSpecies$coefficients[1] + modIrisSpecies$coefficients[3],
       b = modIrisSpecies$coefficients[2] + modIrisSpecies$coefficients[5],
       col = 3, lwd = 2)
abline(a = modIrisSpecies$coefficients[1] + modIrisSpecies$coefficients[4],
       b = modIrisSpecies$coefficients[2] + modIrisSpecies$coefficients[6],
       col = 4, lwd = 2)

#==============================================================
